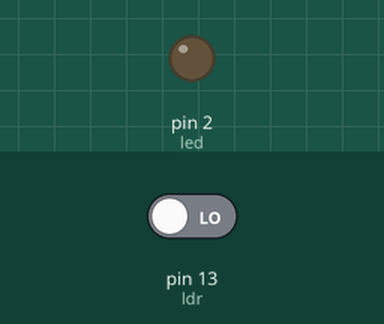
Recording of a sketch running on a simulated Arduino Uno, built with avr-gcc and run on an emulated ATmega328P. Shown: output pins drawn as LEDs (lit = HIGH). The test bench sets the inputs (shaded band); at power-on: pin 13 (ldr) LOW.

Above: at 1.2 s.
1.3 s: pin 13 (ldr) driven HIGH
At 2.5 s:
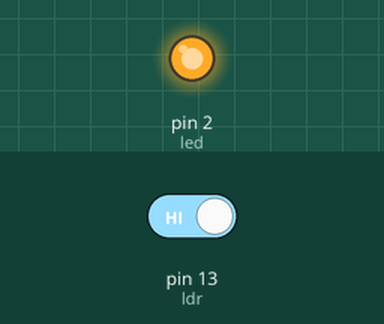
2.8 s: pin 13 (ldr) driven LOW
At 3.8 s:
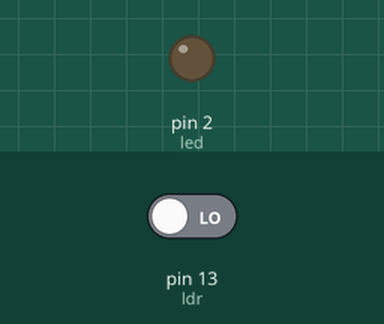
Timing chart, 0 to 5.8 s (numbered marks = the images above; inputs shaded):
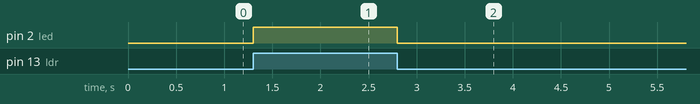

The sketch:

traffic_ldr.ino
```cpp
int led=2;
int ldr=13;
int state;

void setup(){
   pinMode(led,OUTPUT);

   pinMode(ldr,INPUT);
  }

 void loop(){
  state=digitalRead(ldr);
  if (state==1){
    digitalWrite(led,HIGH);
    }
  else{
    digitalWrite(led,LOW);
    }
  }
```

Measured:
- after the input at 1.3 s, pin 2 (led): LOW → HIGH at once
- after the input at 2.8 s, pin 2 (led): HIGH → LOW at once
